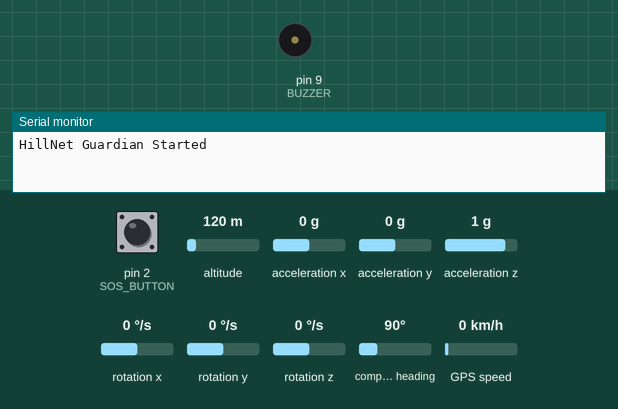
The sketch below on a simulated Arduino Uno, built with avr-gcc and run on an emulated ATmega328P. Shown: buzzer (waves = sounding, pin HIGH), the last lines printed to the serial monitor. The inputs (shaded band) are chosen by the test bench; at power-on: pin 2 (SOS_BUTTON) HIGH, altitude 120 m, acceleration x 0 g, acceleration y 0 g, acceleration z 1 g, rotation x 0 °/s, rotation y 0 °/s, rotation z 0 °/s, compass heading 90°, GPS speed 0 km/h. The GPS gets a fix after 3 s at 37.7749, -122.4194 with 8 satellites; the modem accepts every AT command (registered, SIM ready, sends succeed) and sends nothing else.

Above: at 3.2 s.
3.3 s: pin 2 (SOS_BUTTON) pulled LOW for 0.15 s
At 4.1 s:
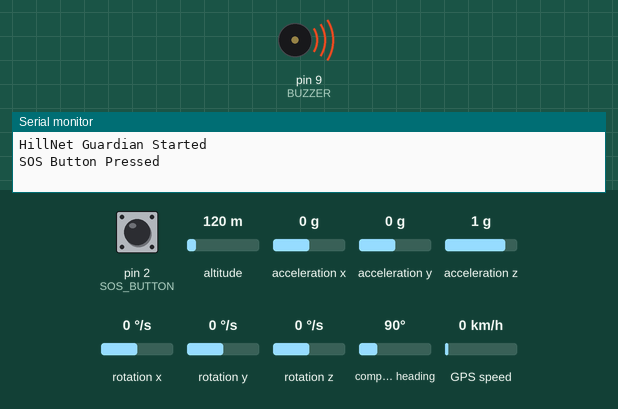
Timing chart, 0 to 6.3 s (numbered marks = the images above; inputs shaded):
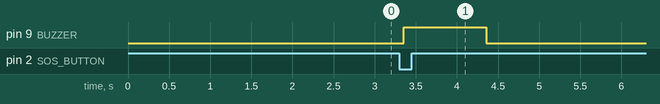

The sketch:

arduino_code.ino
```cpp
#include <Wire.h>
#include <MPU6050.h>
#include <TinyGPS++.h>
#include <SoftwareSerial.h>

MPU6050 mpu;
TinyGPSPlus gps;

// GPS
SoftwareSerial gpsSerial(4, 3); // RX, TX

// GSM
SoftwareSerial gsmSerial(7, 8); // RX, TX

#define SOS_BUTTON 2
#define BUZZER 9

String phoneNumber = "+91 9080531817";

// Accident threshold
const float ACCIDENT_THRESHOLD = 2.5;

bool alertSent = false;

void setup()
{
  Serial.begin(9600);

  gpsSerial.begin(9600);
  gsmSerial.begin(9600);

  pinMode(SOS_BUTTON, INPUT_PULLUP);
  pinMode(BUZZER, OUTPUT);

  Wire.begin();
  mpu.initialize();

  Serial.println("HillNet Guardian Started");

  delay(2000);
}

void loop()
{
  checkGPS();
  checkAccident();
  checkSOSButton();

  delay(100);
}

void checkGPS()
{
  while (gpsSerial.available())
  {
    gps.encode(gpsSerial.read());
  }
}

void checkAccident()
{
  int16_t ax, ay, az;
  int16_t gx, gy, gz;

  mpu.getMotion6(&ax, &ay, &az, &gx, &gy, &gz);

  float x = ax / 16384.0;
  float y = ay / 16384.0;
  float z = az / 16384.0;

  float totalAccel = sqrt(x*x + y*y + z*z);

  if (totalAccel > ACCIDENT_THRESHOLD && !alertSent)
  {
    Serial.println("Accident Detected!");

    digitalWrite(BUZZER, HIGH);
    delay(3000);
    digitalWrite(BUZZER, LOW);

    sendEmergencySMS("AUTOMATIC ACCIDENT DETECTED");

    alertSent = true;
  }
}

void checkSOSButton()
{
  if (digitalRead(SOS_BUTTON) == LOW)
  {
    delay(50);

    if (digitalRead(SOS_BUTTON) == LOW)
    {
      Serial.println("SOS Button Pressed");

      digitalWrite(BUZZER, HIGH);
      delay(1000);
      digitalWrite(BUZZER, LOW);

      sendEmergencySMS("MANUAL SOS ALERT");

      while(digitalRead(SOS_BUTTON) == LOW);
      delay(500);
    }
  }
}

void sendEmergencySMS(String alertType)
{
  String latitude = "0.000000";
  String longitude = "0.000000";

  if (gps.location.isValid())
  {
    latitude = String(gps.location.lat(), 6);
    longitude = String(gps.location.lng(), 6);
  }

  String message = "";

  message += "HILLNET GUARDIAN ALERT\n";
  message += alertType;
  message += "\nLocation:\n";
  message += "Lat:";
  message += latitude;
  message += "\nLng:";
  message += longitude;
  message += "\nGoogle Maps:\n";
  message += "https://maps.google.com/?q=";
  message += latitude;
  message += ",";
  message += longitude;

  Serial.println("Sending SMS...");
  Serial.println(message);

  gsmSerial.println("AT");
  delay(1000);

  gsmSerial.println("AT+CMGF=1");
  delay(1000);

  gsmSerial.print("AT+CMGS=\"");
  gsmSerial.print(phoneNumber);
  gsmSerial.println("\"");

  delay(1000);

  gsmSerial.print(message);

  delay(500);

  gsmSerial.write(26);

  delay(5000);

  Serial.println("SMS Sent");
}
```

Measured:
- after the input at 3.3 s, pin 9 (BUZZER): LOW → HIGH after 0.06 s, → LOW 1.0 s later
